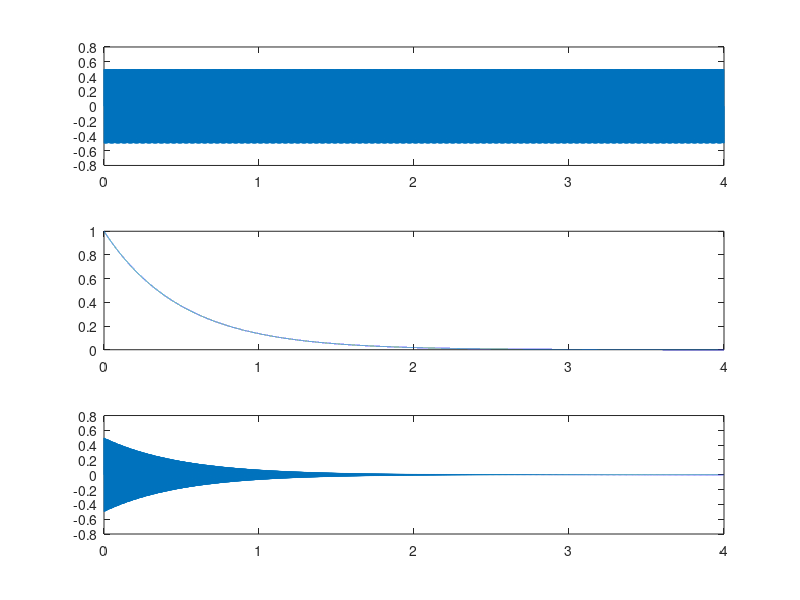

Write the MATLAB code that produced this figure.
clear all;
close all;
clc;

f=      440;
Amp=    0.5;
ts =    11025;
T =     4;
t =     0:1/ts:T;
y =     Amp*sin(2*pi*f*t);
exp = exp(-t/0.5);
amortie = y.*exp;

subplot(3,1,1);
plot(t,y);

subplot(3,1,2);
plot(t,exp);

subplot(3,1,3);
plot(t,amortie);